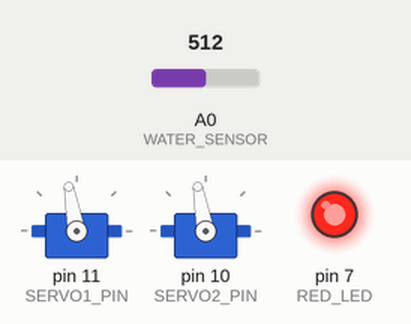
This sketch was run on a simulated Arduino Uno, built with avr-gcc and run on an emulated ATmega328P. On the bench: 2 × servo, output pins drawn as LEDs (lit = HIGH). The test bench sets the inputs (shaded band); at power-on: A0 (WATER_SENSOR) = 512.

Above: at 2.8 s.
2.9 s: A0 (WATER_SENSOR) set to 418
4.4 s: A0 (WATER_SENSOR) set to 384
At 4.87 s:
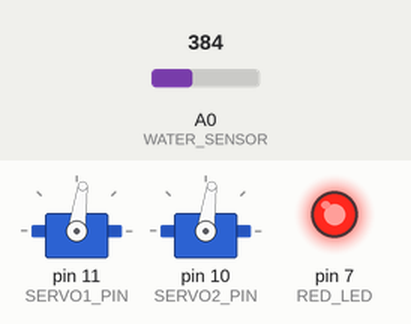
At 7.5 s:
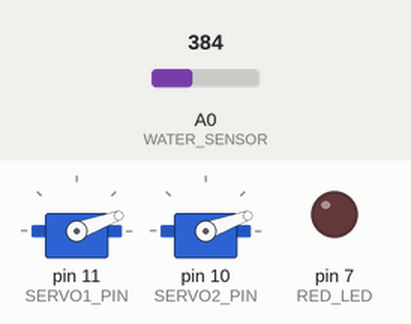
Timing chart, 0 to 9.0 s (numbered marks = the images above; inputs shaded):
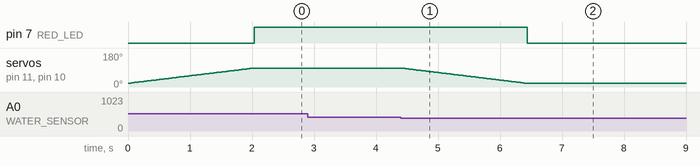

The sketch:

bridge.ino
```cpp
#include <Servo.h>

#define SERVO1_PIN 11
#define SERVO2_PIN 10
#define WATER_SENSOR A0
#define RED_LED 7

Servo servo1;
Servo servo2;

int threshold = 400;
bool bridgeRaised = false;

void setup() {
  Serial.begin(9600);

  pinMode(RED_LED, OUTPUT);

  servo1.attach(SERVO1_PIN);
  servo2.attach(SERVO2_PIN);

  servo1.write(20);
  servo2.write(20);
}

void loop() {

  int waterValue = analogRead(WATER_SENSOR);

  if (waterValue > threshold && !bridgeRaised) {

    for (int pos = 20; pos <= 100; pos++) {
      servo1.write(pos);
      servo2.write(pos);
      delay(25);
    }

    digitalWrite(RED_LED, HIGH);
    bridgeRaised = true;
  }

  if (waterValue <= threshold && bridgeRaised) {

    for (int pos = 100; pos >= 20; pos--) {
      servo1.write(pos);
      servo2.write(pos);
      delay(25);
    }

    digitalWrite(RED_LED, LOW);
    bridgeRaised = false;
  }
}
```

Measured:
- the behaviour switches between 401 and 400 on A0 (WATER_SENSOR) (found by bisection; images 0 and 1)
- after the input at 2.9 s, every drawn part: stays the same
- after the input at 4.4 s, pin 7 (RED_LED): HIGH → LOW after 2.0 s; servo on pin 11 (SERVO1_PIN), servo on pin 10 (SERVO2_PIN): moves from 100° to 20° over 2.0 s, starting at once
